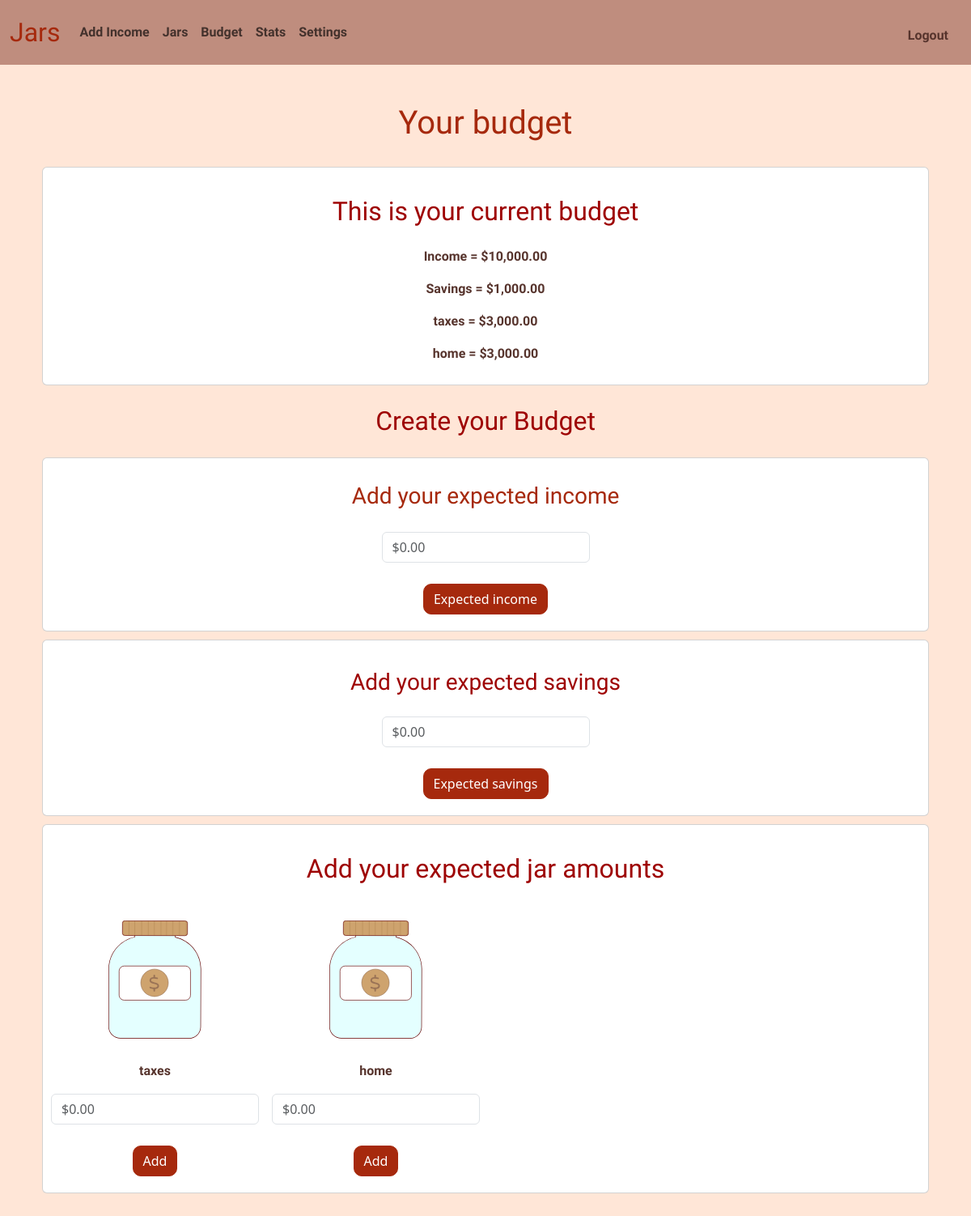
Before: /budget (signed in) with the older database file.
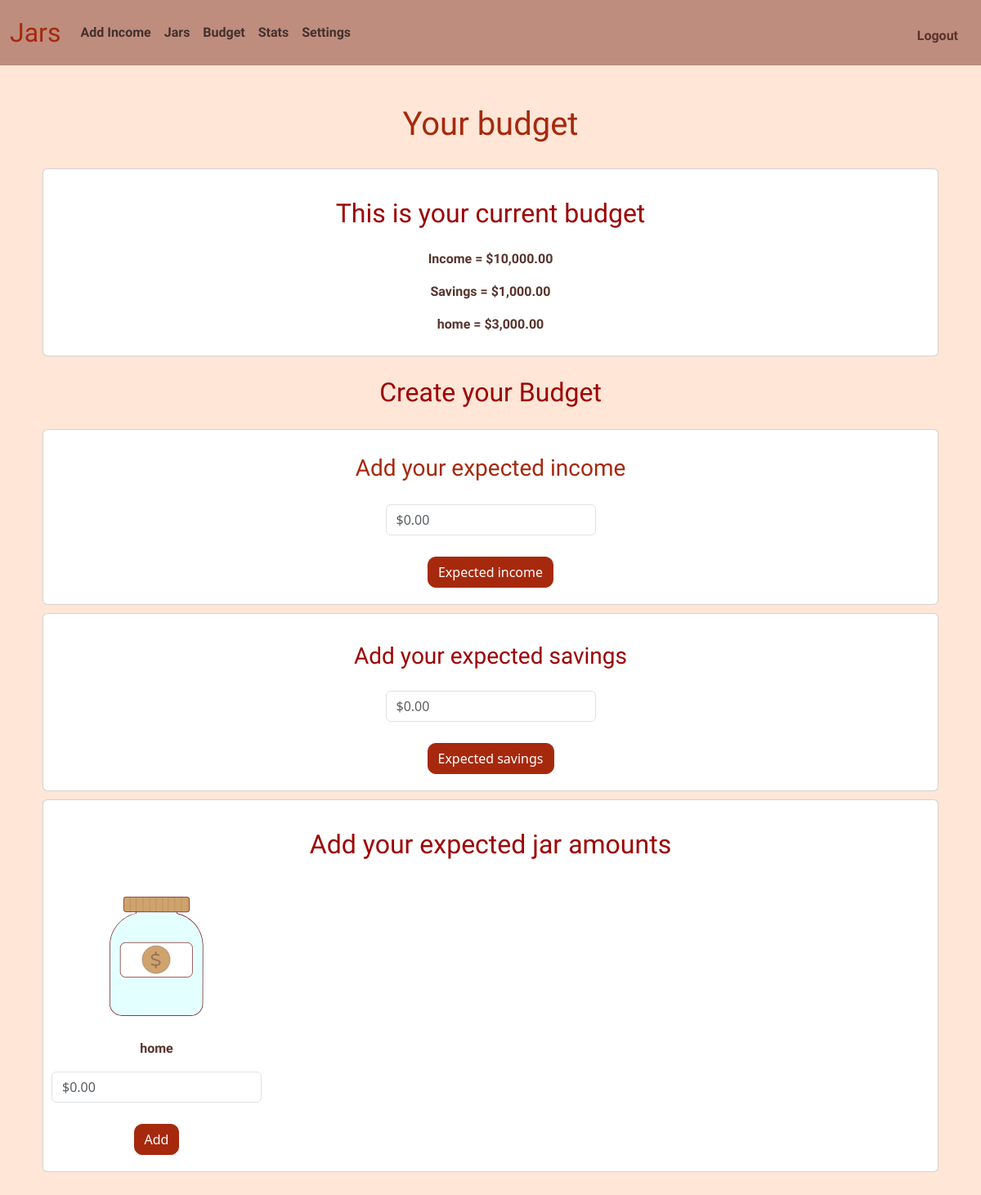
After: the same page with the newer database file.
### tables this page shows
CREATE TABLE jars(
    id INTEGER PRIMARY KEY AUTOINCREMENT NOT NULL,
    user_id INTEGER NOT NULL,
    jar_name TEXT NOT NULL, 
    FOREIGN KEY(user_id) REFERENCES users(id)
);

### app.py (the view)
@app.route("/budget", methods = ["GET", "POST"])
@login_required
def budget():
    id = session["user_id"]
    try:
        current_savings = db.execute("""
        SELECT amount
        FROM budget
        WHERE user_id = ? AND type = 'savings'
        """, id)[0]["amount"]
    except IndexError:
        current_savings = 0
    current_savings = float(current_savings or 0)
    try:
        current_income = db.execute("""
        SELECT amount
        FROM budget
        WHERE user_id = ? AND type = 'income'
        """, id)[0]["amount"]
    except IndexError:
        current_income = 0
    current_income= float(current_income or 0)
    user_jars = db.execute("""
    SELECT *
    FROM jars
    WHERE user_id = ?""", id)
    jars = []
    for jar in user_jars:
        try:
            amount = db.execute("""
            SELECT amount
            AS total
            FROM budget
            WHERE jar_id = ? AND type = 'jar'
            """, jar["id"])[0]["total"]
        except IndexError:
            amount = 0
        amount = float(amount or 0)
        jars.append({"id": jar["id"], "jar_name": jar["jar_name"], "amount": amount})
    if request.method == "GET" or request.method == "POST":
        return render_template("budget.html", jars = jars, current_savings = current_savings, current_income = current_income)

### app.py (called while the page is built)
@app.after_request
def after_request(response):
    response.headers["Cache-Control"] = "no-cache, no-store, must-revalidate"
    response.headers["Expires"] = 0
    response.headers["Pragma"] = "no-cache"
    return response

### helpers.py (called while the page is built)
def login_required(f):
    @wraps(f)
    def decorated_function(*args, **kwargs):
        if session.get("user_id") is None:
            return redirect("/login")
        return f(*args, **kwargs)
    return decorated_function

def usd(value):
    return f"${value:,.2f}"

### templates/budget.html (shortened to what this page needs)
{% extends "layout.html" %}
{% block main %}
    <h1> Your budget</h1>
    <div class = "card">
        <h2 class = "card-title">This is your current budget</h2>
        <p>Income = {{current_income | usd}}</p>
        <p>Savings = {{current_savings | usd}}</p>
        {% for jar in jars %}
        <p>{{jar.jar_name}} = {{jar.amount | usd}}</p>
        {% endfor %}
    </div>
    <h2 class = "card-title">Create your Budget</h2>
    <div class = "card">
        <h3>Add your expected income</h3>
        <form action = "budget_income" method ="post">
            <div class="mb-3">
                <input autocomplete="off" autofocus class="form-control mx-auto w-auto" name ="income" placeholder="$0.00" type="text">
            </div>
            <button class="btn btn-primary" type="submit">Expected income</button>
        </form>
    </div>
    <div class = "card">
        <h3 class = "card-title">Add your expected savings</h2>
        <form action = "budget_savings" method = "post">
            <div class="mb-3">
                <input autocomplete="off" autofocus class="form-control mx-auto w-auto" name ="savings" placeholder="$0.00" type="text">
            </div>
            <button class="btn btn-primary" type="submit">Expected savings</button>
        </form>
    </div>
    <div class = "card">
        <h2 class = "card-title">Add your expected jar amounts</h2>
        <div class="d-flex flex-wrap gap-3">
            {% for jar in jars %}
                <div class="d-flex flex-column align-items-center">
                    <img src = "/static/jar-empty.svg" style = "max-width: 60%" name = "{{jar.jar_name}}" class = "align-middle">
                    <p class = "mt-2">{{jar.jar_name}}</p>
                    <form action = "/budget_jars" method = "post">
                        <div class="mb-3">
                            <input autocomplete="off" autofocus class="form-control mx-auto w-auto" name ="jar_amount" placeholder="$0.00" type="text">
                        </div>
                        <button class="btn btn-primary" type="submit">Add</button>
                    </form>
                </div>
            {% endfor %}
        </div>
    </div>
{% endblock %}

Changed rows visible on the page:
removed jars: jar_name "taxes", amount "$3,000.00"
